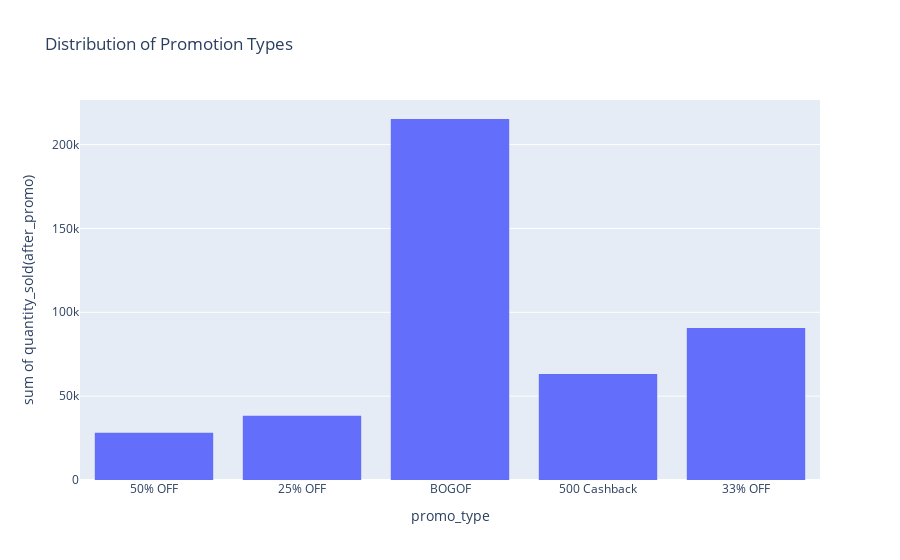

Notebook code for this chart:
### Markdown cell above
Here we can see that

### Code cell
fig=px.histogram(event_data,x='promo_type',title='Distribution of Promotion Types',y='quantity_sold(after_promo)')
fig.show()

### Figure 1 — Plotly figure (JSON) as saved in the notebook; plotly's stock layout.template omitted (floating-point values rounded to 4 significant figures; data arrays with more than 128 entries replaced by an {"elided": "..."} marker saying what was removed)
{"data": [{"bingroup": "x", "histfunc": "sum", "hovertemplate": "promo_type=%{x}<br>sum of quantity_sold(after_promo)=%{y}<extra></extra>", "legendgroup": "", "marker": {"color": "#636efa", "pattern": {"shape": ""}}, "name": "", "orientation": "v", "showlegend": false, "type": "histogram", "x": {"elided": "1500 str values"}, "xaxis": "x", "y": {"elided": "1500 int values"}, "yaxis": "y"}], "layout": {"barmode": "relative", "legend": {"tracegroupgap": 0}, "title": {"text": "Distribution of Promotion Types"}, "xaxis": {"anchor": "y", "domain": [0, 1], "title": {"text": "promo_type"}}, "yaxis": {"anchor": "x", "domain": [0, 1], "title": {"text": "sum of quantity_sold(after_promo)"}}}}
